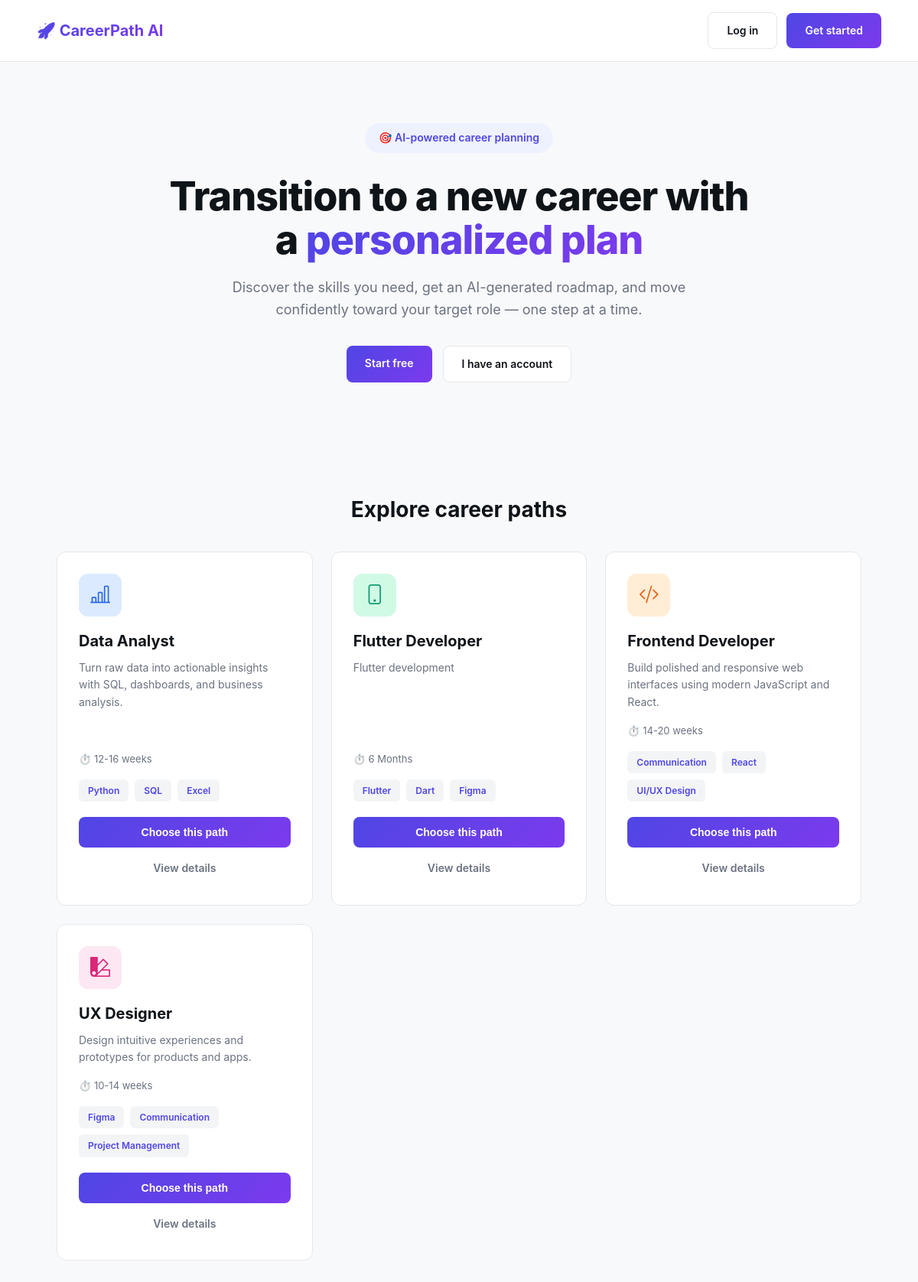
The page / on the database its author committed.
### careers/models.py (models this page shows, shortened)
class Career(models.Model):
    title           = models.CharField(max_length=150, unique=True)
    description     = models.TextField()
    required_skills = models.ManyToManyField(Skill, through='CareerSkill', related_name='careers')
    estimated_time  = models.CharField(max_length=50, default='6 Months')
    icon = models.CharField(max_length=30, default='bi-briefcase', blank=True)
    icon_color = models.CharField(max_length=10, choices=ICON_COLOR_CHOICES, default='default')

### skills/models.py (models this page shows, shortened)
class Skill(models.Model):
    name = models.CharField(max_length=100, unique=True)
    category = models.CharField(max_length=100, blank=True, null=True) # Technical, Soft Skill

### core/views.py (the view)
# urls.py: path("", landing, name="landing"),
def landing(request):
    careers = Career.objects.all().order_by('title')
    return render(request, "landing.html", {"careers": careers})

### core/templates/landing.html (shortened to what this page needs)
{% extends 'base.html' %}
{% block content %}
<section class="hero">
  <div class="hero-badge">🎯 AI-powered career planning</div>
  <h1>Transition to a new career with a <span class="gradient-text">personalized plan</span></h1>
  <p>
    Discover the skills you need, get an AI-generated roadmap, and move
    confidently toward your target role — one step at a time.
  </p>
  <div class="hero-buttons">
    {% if user.is_authenticated %}
    <a href="/dashboard/" class="btn-primary">Go to dashboard</a>
    {% else %}
    <a href="/accounts/signup/" class="btn-primary">Start free</a>
    <a href="/accounts/login/" class="btn-secondary">I have an account</a>
    {% endif %}
  </div>
</section>
<div class="container">
  <h2 class="section-title text-center">Explore career paths</h2>
  <div class="grid">
    {% if careers %}
    {% for career in careers %}
    <div class="career-card">
<div class="career-icon-badge icon-bg-{{ career.icon_color }}">
  <i class="bi {{ career.icon }}"></i>
</div>      <div class="career-title">{{ career.title }}</div>
      <div class="career-desc">{{ career.description|truncatewords:16 }}</div>
      <div class="career-meta">⏱️ {{ career.estimated_time }}</div>
      <div class="skill-tags">
        {% for skill in career.required_skills.all|slice:":3" %}
        <span class="skill-tag">{{ skill.name }}</span>
        {% endfor %}
      </div>
      <form method="post" action="/dashboard/select-career/{{ career.id }}/">
        <button type="submit" class="btn-primary btn-full">
          {% if career == target_career %}✓ Current target{% else %}Choose this path{% endif %}
        </button>
      </form>
      <a href="/careers/{{ career.id }}/" class="btn-ghost btn-full" style="margin-top:8px;">View details</a>
    </div>
    {% empty %}
    <p>No careers yet. Run <code>python manage.py seed_data</code>.</p>
    {% endfor %}
    {% else %}
    <div class="empty-state text-center">
      <p>No career paths are available yet. Check back soon.</p>
    </div>
    {% endif %}
  </div>
</div>
{% endblock %}

### dashboard/static/css/style.css (style rules this page uses)
:root { --primary: #4F46E5; --primary-dark: #4338CA; --secondary: #7C3AED; --gradient: linear-gradient(135deg, #4F46E5 0%, #7C3AED 100%); --bg: #F8F9FA; --surface: #FFFFFF; --border: #E5E7EB; --text: #0F1419; --text-muted: #6B7280; --success: #10B981; --success-bg: #E8F5E9; --warning: #F59E0B; --warning-bg: #FFF3E0; --radius: 8px; --radius-lg: 12px; --shadow: 0 4px 12px rgba(0, 0, 0, 0.08); --shadow-lg: 0 12px 32px rgba(0, 0, 0, 0.1); }
* { margin: 0; padding: 0; box-sizing: border-box; }
body { font-family: -apple-system, BlinkMacSystemFont, 'Segoe UI', Roboto, sans-serif; background: var(--bg); color: var(--text); line-height: 1.6; }
a { text-decoration: none; color: inherit; }
.btn, .btn-primary, .btn-secondary, .btn-ghost { display: inline-block; padding: 12px 24px; border-radius: var(--radius); font-size: 14px; font-weight: 600; cursor: pointer; border: none; transition: all 0.2s; text-align: center; }
.btn-primary { background: var(--gradient); color: white; }
.btn-secondary { background: var(--surface); border: 1px solid var(--border); color: var(--text); }
.btn-ghost { background: none; color: var(--text-muted); padding: 8px 16px; }
.btn-full { width: 100%; }
.container { max-width: 1100px; margin: 0 auto; padding: 48px 24px; }
.section-title { font-size: 20px; font-weight: 700; margin: 40px 0 20px; }
.grid { display: grid; grid-template-columns: repeat(auto-fit, minmax(300px, 1fr)); gap: 24px; }
.career-card { background: var(--surface); border: 1px solid var(--border); border-radius: var(--radius-lg); padding: 28px; transition: all 0.3s; position: relative; overflow: hidden; }
.career-card::before { content: ''; position: absolute; top: 0; left: 0; right: 0; height: 4px; background: var(--gradient); transform: scaleX(0); transform-origin: left; transition: transform 0.3s; }
.career-title { font-size: 20px; font-weight: 700; margin-bottom: 8px; }
.career-desc { font-size: 14px; color: var(--text-muted); margin-bottom: 16px; }
.career-meta { font-size: 13px; color: var(--text-muted); margin-bottom: 16px; }
.skill-tags { display: flex; flex-wrap: wrap; gap: 8px; margin-bottom: 20px; }
.skill-tag { background: #F3F4F6; color: var(--primary); padding: 5px 12px; border-radius: 6px; font-size: 12px; font-weight: 600; }
.text-center { text-align: center; }
.gradient-text { background: var(--gradient); -webkit-background-clip: text; -webkit-text-fill-color: transparent; background-clip: text; }
.hero { text-align: center; padding: 80px 24px 56px; max-width: 820px; margin: 0 auto; }
.hero-badge { display: inline-block; background: #EEF2FF; color: var(--primary); font-size: 14px; font-weight: 600; padding: 8px 18px; border-radius: 24px; margin-bottom: 28px; }
.hero h1 { font-size: 52px; font-weight: 800; line-height: 1.1; letter-spacing: -1px; margin-bottom: 20px; color: var(--text); }
.hero p { font-size: 18px; color: var(--text-muted); max-width: 620px; margin: 0 auto 32px; line-height: 1.6; }
.hero-buttons { display: flex; gap: 14px; justify-content: center; flex-wrap: wrap; }
.section-title { font-size: 28px; font-weight: 700; margin-bottom: 32px; color: var(--text); }
.career-card { display: flex; flex-direction: column; height: 100%; }
.career-card .career-desc { flex-grow: 1; }
.career-icon-badge { width: 56px; height: 56px; border-radius: var(--radius-lg); display: flex; align-items: center; justify-content: center; margin-bottom: 16px; }
.icon-bg-blue { background: #DBEAFE; }
.icon-bg-blue i { color: #2563EB; }
.career-icon-badge i { font-size: 26px; }
.icon-bg-green { background: #D1FAE5; }
.icon-bg-green i { color: #059669; }
.icon-bg-orange { background: #FFEDD5; }
.icon-bg-orange i { color: #EA580C; }
.icon-bg-pink { background: #FCE7F3; }
.icon-bg-pink i { color: #DB2777; }

### rows shown on the page
Career: title "Data Analyst", description "Turn raw data into actionable insights with SQL, dashboards, and business analysis.", estimated_time "12-16 weeks"
Skill: name "Python"
Skill: name "SQL"
Skill: name "Excel"
Career: title "Flutter Developer", description "Flutter development", estimated_time "6 Months"
Skill: name "Flutter"
Skill: name "Dart"
Skill: name "Figma"
Career: title "Frontend Developer", description "Build polished and responsive web interfaces using modern JavaScript and React.", estimated_time "14-20 weeks"
Skill: name "Communication"
Skill: name "React"
Skill: name "UI/UX Design"
Career: title "UX Designer", description "Design intuitive experiences and prototypes for products and apps.", estimated_time "10-14 weeks"
Skill: name "Project Management"
